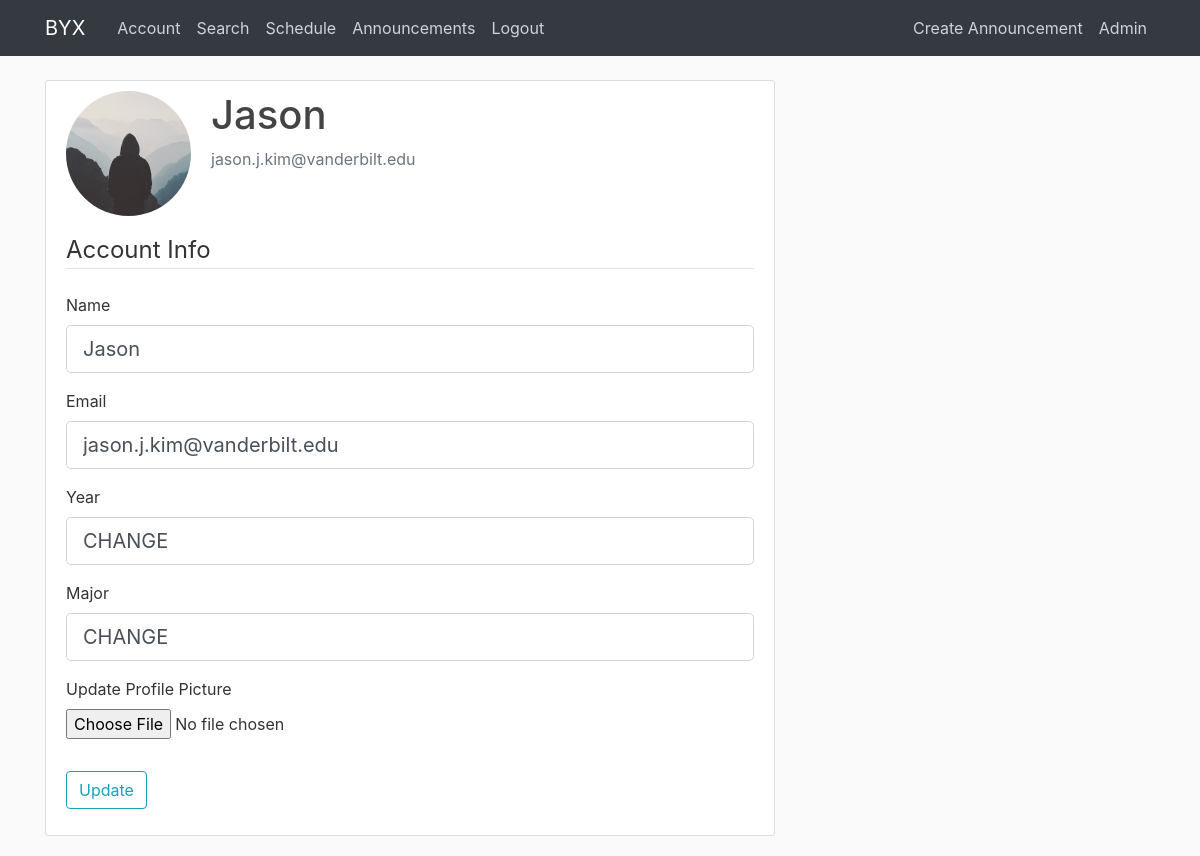
Page /account (signed in) on the earlier database version.
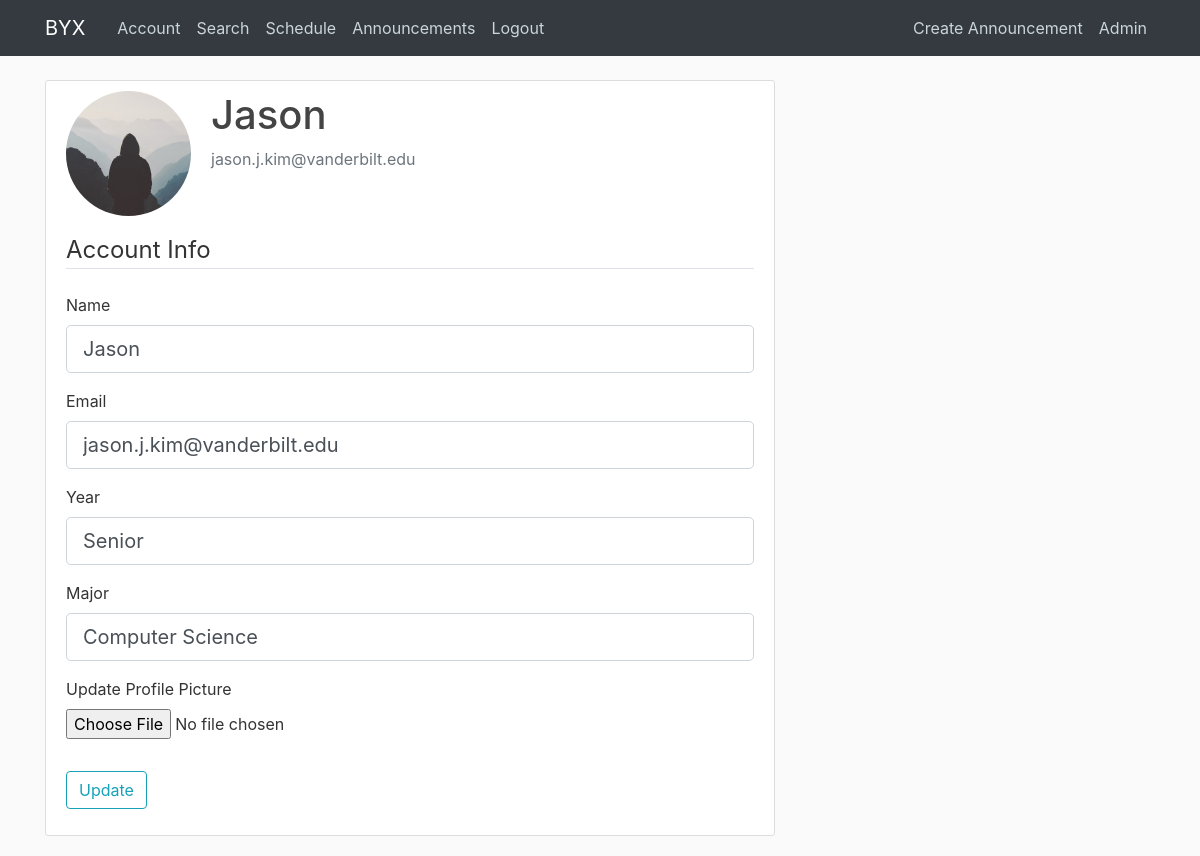
Same page on the later database version.
### Group5/models.py (models this page shows, shortened)
class User(db.Model, UserMixin):
    id = db.Column(db.Integer, primary_key=True)
    username = db.Column(db.String(20), unique=True, nullable=False)
    email = db.Column(db.String(120), unique=True, nullable=False)
    image_file = db.Column(db.String(20), nullable=False, default='default.jpg')
    password = db.Column(db.String(60), nullable=False, default='password')
    posts = db.relationship('Post', backref='author', lazy=True)
    major = db.Column(db.String(60), default="CHANGE")
    year = db.Column(db.String(60), default="CHANGE")
    is_admin = db.Column(db.Boolean, default=False)

### Group5/routes.py (the view)
@app.route("/account", methods=['GET', 'POST'])
@login_required
def account():
    form = UpdateAccountForm()
    if form.validate_on_submit():
        if form.picture.data:
            picture_file = save_picture(form.picture.data)
            current_user.image_file = picture_file
        current_user.username = form.username.data
        current_user.email = form.email.data
        current_user.major = form.major.data
        current_user.year = form.year.data
        db.session.commit()
        flash('Your account has been updated!', 'success')
        return redirect(url_for('account'))
    elif request.method == 'GET':
        form.username.data = current_user.username
        form.email.data = current_user.email
        form.year.data = current_user.year
        form.major.data = current_user.major
    image_file = url_for('static', filename='profile_pics/' + current_user.image_file)
    return render_template('account.html', title='Account',
                           image_file=image_file, form=form)

### Group5/forms.py (shortened to what this page needs)
class UpdateAccountForm(FlaskForm):
    username = StringField('Name',
                           validators=[DataRequired(), Length(min=2, max=50)])
    email = StringField('Email',
                        validators=[DataRequired(), Email()])
    picture = FileField('Update Profile Picture', validators=[FileAllowed(['jpg', 'png'])])
    year = StringField('Year', validators=[DataRequired()])
    major = StringField('Major', validators=[DataRequired()])
    is_admin = StringField('is_admin')
    submit = SubmitField('Update')

### Group5/models.py (called while the page is built)
@login_manager.user_loader
def load_user(user_id):
    return User.query.get(int(user_id))

### Group5/templates/account.html (shortened to what this page needs)
{% extends "layout.html" %}
{% block content %}
    <div class="content-section">
      <div class="media">
        <img class="rounded-circle account-img" src="{{ image_file }}">
        <div class="media-body">
          <h2 class="account-heading">{{ current_user.username }}</h2>
          <p class="text-secondary">{{ current_user.email }}</p>
        </div>
      </div>
        <form method="POST" action="" enctype="multipart/form-data">
            <fieldset class="form-group">
                <legend class="border-bottom mb-4">Account Info</legend>
                <div class="form-group">
                    {{ form.username.label(class="form-control-label") }}
                    {% if form.username.errors %}
                        {{ form.username(class="form-control form-control-lg is-invalid") }}
                        <div class="invalid-feedback">
                            {% for error in form.username.errors %}
                                <span>{{ error }}</span>
                            {% endfor %}
                        </div>
                    {% else %}
                        {{ form.username(class="form-control form-control-lg") }}
                    {% endif %}
                </div>
                <div class="form-group">
                    {{ form.email.label(class="form-control-label") }}
                    {% if form.email.errors %}
                        {{ form.email(class="form-control form-control-lg is-invalid") }}
                        <div class="invalid-feedback">
                            {% for error in form.email.errors %}
                                <span>{{ error }}</span>
                            {% endfor %}
                        </div>
                    {% else %}
                        {{ form.email(class="form-control form-control-lg") }}
                    {% endif %}
                </div>
                <div class="form-group">
                    {{ form.year.label(class="form-control-label") }}
                    {{ form.year(class="form-control form-control-lg") }}
                </div>
                <div class="form-group">
                    {{ form.major.label(class="form-control-label") }}
                    {{ form.major(class="form-control form-control-lg") }}
                </div>
                <div class="form-group">
                    {{ form.picture.label() }}
                    {{ form.picture(class="form-control-file") }}
                </div>
            </fieldset>
            <div class="form-group">
                {{ form.submit(class="btn btn-outline-info") }}
            </div>
        </form>
    </div>
{% endblock content %}

### Group5/templates/layout.html (shortened to what this page needs)
<!DOCTYPE html>
<html>
<head>
    <link rel="stylesheet" href="https://maxcdn.bootstrapcdn.com/bootstrap/4.0.0/css/bootstrap.min.css">
    <link rel="stylesheet" type="text/css" href="{{ url_for('static', filename='main.css') }}">
</head>
<body>
    <header class="site-header">
      <nav class="navbar navbar-expand-md navbar-dark bg-dark fixed-top">
        <div class="container">
          <a class="navbar-brand mr-4" href="/">BYX</a>
          <div class="collapse navbar-collapse" id="navbarToggle">
            <div class="navbar-nav mr-auto">
              {% if current_user.is_authenticated %}
                <a class="nav-item nav-link" href="{{ url_for('account') }}">Account</a>
                <a class="nav-item nav-link" href="{{ url_for('search') }}">Search</a>
                <a class="nav-item nav-link" href="{{ url_for('schedule') }}">Schedule</a>
                <a class="nav-item nav-link" href="{{ url_for('announcements') }}">Announcements</a>
                <a class="nav-item nav-link" href="{{ url_for('logout') }}">Logout</a>
              {% else %}
                <a class="nav-item nav-link" href="{{ url_for('login') }}">Login</a>
                <a class="nav-item nav-link" href="{{ url_for('register') }}">Register</a>
              {% endif %}
            </div>
            {% if current_user.is_admin %}
            <div class="navbar-nav">
              {% if current_user.is_authenticated %}
                <a class="nav-item nav-link" href="{{ url_for('new_post') }}">Create Announcement</a>
                <a class="nav-item nav-link" href="{{ url_for('Index') }}">Admin</a>
              {% endif %}
            </div>
            {% endif %}
          </div>
        </div>
      </nav>
    </header>
    <main role="main" class="container">
      <div class="row">
        <div class="col-md-8">
          {% block content %}{% endblock %}
        </div>
      </div>
    </main>
</body>
</html>

### Group5/static/main.css (style rules this page uses)
body { background: #fafafa; color: #333333; margin-top: 5rem; }
h1, h2, h3, h4, h5, h6 { color: #444444; }
.site-header .navbar-nav .nav-link { color: #cbd5db; }
.content-section { background: #ffffff; padding: 10px 20px; border: 1px solid #dddddd; border-radius: 3px; margin-bottom: 20px; }
.account-img { height: 125px; width: 125px; margin-right: 20px; margin-bottom: 16px; }
.account-heading { font-size: 2.5rem; }

Differences in the rows shown:
changed User "Jason": year "CHANGE" → "Senior"; major "CHANGE" → "Computer Science"
